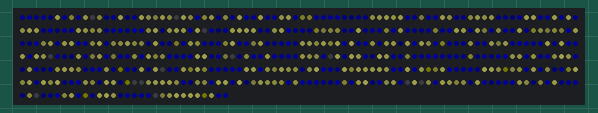
Bench run of a sketch on a simulated Teensy 4. Parts: 510 RGB LEDs in strip order, left to right, continuing on the next row. Dim RGB values are drawn brighter than linear; random numbers use the default seed unless the sketch sets one.

Above: at 0.47 s.
At 5.34 s:
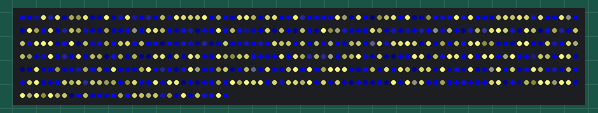
At 10.21 s:
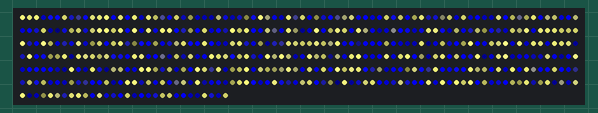
At 19.95 s:
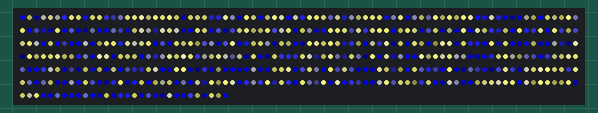
At 29.68 s:
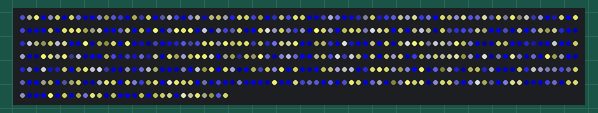
At 39.73 s:
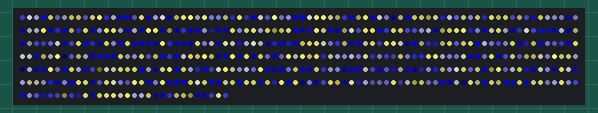

The sketch:

TreeLights.ino
```cpp
// (licence header left out)
// LED  includes
#include <WS2812Serial.h>
#define USE_WS2812SERIAL
#include <FastLED.h>

// LED
#define DATA_PIN 17
#define NUM_LEDS 510
#define NUM_INTERP_FRAMES 20

CRGB g_aLeds[NUM_LEDS];
CRGB g_aNewLeds[NUM_LEDS];
CRGB g_aLastLeds[NUM_LEDS];


void setup()
{
	// Setup serial
	Serial.begin(9600);

	// LEDs
	// WS2812Serial and FastLED
	LEDS.addLeds<WS2812SERIAL, DATA_PIN, BRG>(g_aLeds, NUM_LEDS);
}


void loop()
{
	memcpy(g_aLastLeds, g_aNewLeds, NUM_LEDS * sizeof(CRGB));
	for(int i = 0; i < NUM_LEDS; ++i)
	{
		if(random8() >= 128)
		{
			byte yRand8 = random8();
			g_aNewLeds[i] = CRGB (yRand8, yRand8, yRand8/2);
		}
		else
		{
			g_aNewLeds[i] = CRGB (0, 0, random8());
		}
	}
	int iInterpFrames = 100;
	for(int i = 0; i < iInterpFrames; ++i)
	{
		fract8 fLerp = i * 255 / iInterpFrames;
		for(int i = 0; i < NUM_LEDS; ++i)
		{
			// Pick random color
			g_aLeds[i] = g_aLastLeds[i].lerp8(g_aNewLeds[i], fLerp);
		}
		FastLED.show();
		delay(10);
	}

	// Delay a consistent amount of time so this code basically works the same on different chips
	//FastLED.delay(1000 / FRAMES_PER_SECOND); // This doesnt seem to work on the Teensy 4.0
	delay(1);
}
```
